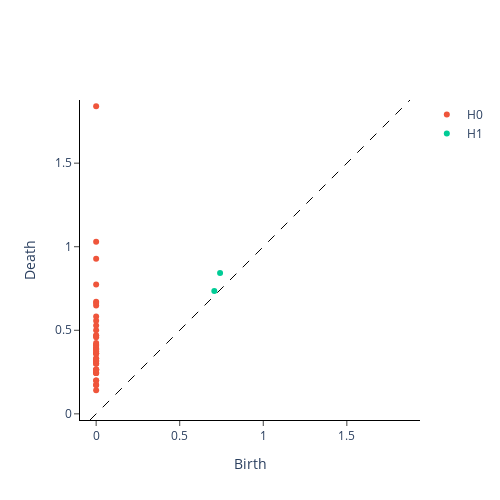

Notebook code cell kept with this figure:
### Code cell
# plot the persistence diagram for x_test
plot_diagram(diagram_xtest)

### Figure 1 — Plotly figure (JSON) as saved in the notebook; plotly's stock layout.template omitted (floating-point values rounded to 4 significant figures)
{"data": [{"hoverinfo": "none", "line": {"color": "black", "dash": "dash", "width": 1}, "mode": "lines", "showlegend": false, "type": "scatter", "x": [-0.03682, 1.878], "y": [-0.03682, 1.878]}, {"hoverinfo": "text", "hovertext": ["(0.0, 0.1414213627576828)", "(0.0, 0.17320507764816284), multiplicity: 2", "(0.0, 0.17320507764816284), multiplicity: 2", "(0.0, 0.20000000298023224), multiplicity: 2", "(0.0, 0.20000000298023224), multiplicity: 2", "(0.0, 0.24494896829128265), multiplicity: 3", "(0.0, 0.24494896829128265), multiplicity: 3", "(0.0, 0.24494896829128265), multiplicity: 3", "(0.0, 0.26457512378692627), multiplicity: 4", "(0.0, 0.26457512378692627), multiplicity: 4", "(0.0, 0.26457512378692627), multiplicity: 4", "(0.0, 0.26457512378692627), multiplicity: 4", "(0.0, 0.30000001192092896), multiplicity: 2", "(0.0, 0.30000001192092896), multiplicity: 2", "(0.0, 0.3162277638912201), multiplicity: 3", "(0.0, 0.3162277638912201), multiplicity: 3", "(0.0, 0.3162277638912201), multiplicity: 3", "(0.0, 0.33166247606277466), multiplicity: 2", "(0.0, 0.33166247606277466), multiplicity: 2", "(0.0, 0.36055514216423035), multiplicity: 3", "(0.0, 0.36055514216423035), multiplicity: 3", "(0.0, 0.36055514216423035), multiplicity: 3", "(0.0, 0.37416574358940125)", "(0.0, 0.3872983455657959), multiplicity: 3", "(0.0, 0.3872983455657959), multiplicity: 3", "(0.0, 0.3872983455657959), multiplicity: 3", "(0.0, 0.4000000059604645)", "(0.0, 0.41231057047843933), multiplicity: 2", "(0.0, 0.41231057047843933), multiplicity: 2", "(0.0, 0.4242640733718872)", "(0.0, 0.4582575559616089)", "(0.0, 0.4690415859222412), multiplicity: 2", "(0.0, 0.4690415859222412), multiplicity: 2", "(0.0, 0.5)", "(0.0, 0.5291502475738525)", "(0.0, 0.5567764639854431)", "(0.0, 0.5830951929092407)", "(0.0, 0.6480740904808044)", "(0.0, 0.6633249521255493)", "(0.0, 0.670820415019989)", "(0.0, 0.7745966911315918)", "(0.0, 0.9273618459701538)", "(0.0, 1.029563069343567)", "(0.0, 1.8411952257156372)"], "mode": "markers", "name": "H0", "type": "scatter", "x": [0, 0, 0, 0, 0, 0, 0, 0, 0, 0, 0, 0, 0, 0, 0, 0, 0, 0, 0, 0, 0, 0, 0, 0, 0, 0, 0, 0, 0, 0, 0, 0, 0, 0, 0, 0, 0, 0, 0, 0, 0, 0, 0, 0], "y": [0.1414, 0.1732, 0.1732, 0.2, 0.2, 0.2449, 0.2449, 0.2449, 0.2646, 0.2646, 0.2646, 0.2646, 0.3, 0.3, 0.3162, 0.3162, 0.3162, 0.3317, 0.3317, 0.3606, 0.3606, 0.3606, 0.3742, 0.3873, 0.3873, 0.3873, 0.4, 0.4123, 0.4123, 0.4243, 0.4583, 0.469, 0.469, 0.5, 0.5292, 0.5568, 0.5831, 0.6481, 0.6633, 0.6708, 0.7746, 0.9274, 1.03, 1.841]}, {"hoverinfo": "text", "hovertext": ["(0.7416198253631592, 0.8426149487495422)", "(0.7071067690849304, 0.7348469495773315)"], "mode": "markers", "name": "H1", "type": "scatter", "x": [0.7416, 0.7071], "y": [0.8426, 0.7348]}], "layout": {"height": 500, "plot_bgcolor": "white", "width": 500, "xaxis": {"autorange": false, "exponentformat": "e", "linecolor": "black", "linewidth": 1, "mirror": false, "range": [-0.03682, 1.878], "showexponent": "all", "showline": true, "side": "bottom", "ticks": "outside", "title": {"text": "Birth"}, "type": "linear", "zeroline": true}, "yaxis": {"autorange": false, "exponentformat": "e", "linecolor": "black", "linewidth": 1, "mirror": false, "range": [-0.03682, 1.878], "scaleanchor": "x", "scaleratio": 1, "showexponent": "all", "showline": true, "side": "left", "ticks": "outside", "title": {"text": "Death"}, "type": "linear", "zeroline": true}}}
